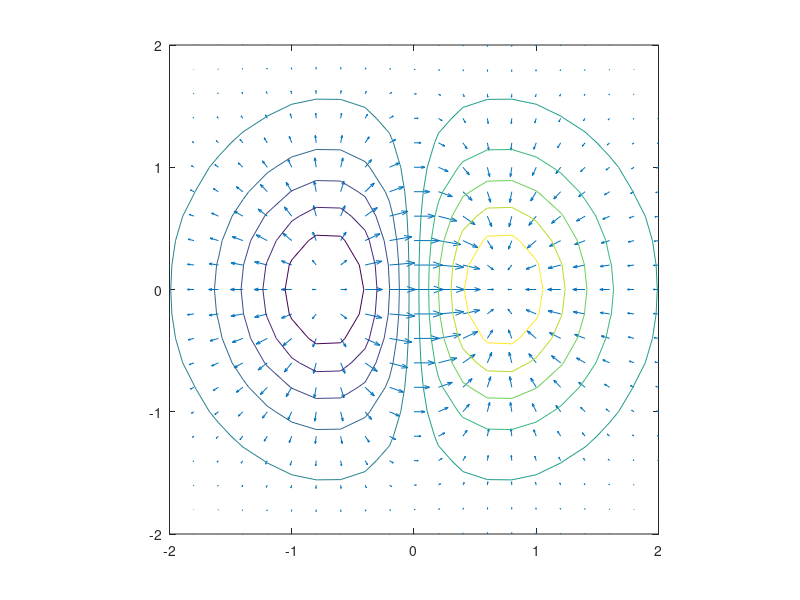

This figure's MATLAB source:
% Define the function
% f = @(x,y) x.^2 + y.^2;
% 
% Define the input values
% x = [-1, 0, 1];
% y = [-2, 2];
% 
% Create a meshgrid of the input values
% [X,Y] = meshgrid(x,y);
% 
% Evaluate the function for each set of inputs
% Z = f(X,Y);
% 
% Display the results
% disp(Z);

spacing = 0.2;
[X,Y] = meshgrid(-2:spacing:2);
Z = X.*exp(-X.^2 - Y.^2);
[DX,DY] = gradient(Z, spacing);

quiver(X,Y,DX,DY)
hold on
contour(X,Y,Z)
axis equal
hold off